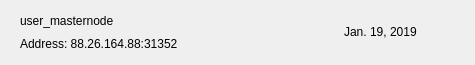
<?xml version="1.0" encoding="UTF-8"?>
<ui version="4.0">
 <class>MNRow</class>
 <widget class="QWidget" name="MNRow">
  <property name="geometry">
   <rect>
    <x>0</x>
    <y>0</y>
    <width>475</width>
    <height>65</height>
   </rect>
  </property>
  <property name="windowTitle">
   <string>Form</string>
  </property>
  <property name="styleSheet">
   <string notr="true"/>
  </property>
  <layout class="QVBoxLayout" name="verticalLayout_2">
   <property name="spacing">
    <number>0</number>
   </property>
   <property name="leftMargin">
    <number>20</number>
   </property>
   <property name="topMargin">
    <number>0</number>
   </property>
   <property name="rightMargin">
    <number>20</number>
   </property>
   <property name="bottomMargin">
    <number>0</number>
   </property>
   <item>
    <widget class="QFrame" name="frame_2">
     <property name="styleSheet">
      <string notr="true">border:none;</string>
     </property>
     <property name="frameShape">
      <enum>QFrame::StyledPanel</enum>
     </property>
     <property name="frameShadow">
      <enum>QFrame::Raised</enum>
     </property>
     <layout class="QHBoxLayout" name="horizontalLayout">
      <property name="leftMargin">
       <number>0</number>
      </property>
      <property name="rightMargin">
       <number>0</number>
      </property>
      <item>
       <widget class="QFrame" name="frame">
        <property name="styleSheet">
         <string notr="true">border:none;padding:0px;</string>
        </property>
        <property name="frameShape">
         <enum>QFrame::StyledPanel</enum>
        </property>
        <property name="frameShadow">
         <enum>QFrame::Raised</enum>
        </property>
        <layout class="QVBoxLayout" name="verticalLayout">
         <property name="spacing">
          <number>0</number>
         </property>
         <property name="leftMargin">
          <number>0</number>
         </property>
         <property name="topMargin">
          <number>0</number>
         </property>
         <property name="rightMargin">
          <number>0</number>
         </property>
         <property name="bottomMargin">
          <number>0</number>
         </property>
         <item>
          <widget class="QLabel" name="labelName">
           <property name="text">
            <string>user_masternode</string>
           </property>
          </widget>
         </item>
         <item>
          <widget class="QLabel" name="labelAddress">
           <property name="text">
            <string>Address: 88.26.164.88:31352</string>
           </property>
          </widget>
         </item>
        </layout>
       </widget>
      </item>
      <item>
       <spacer name="horizontalSpacer">
        <property name="orientation">
         <enum>Qt::Horizontal</enum>
        </property>
        <property name="sizeHint" stdset="0">
         <size>
          <width>40</width>
          <height>20</height>
         </size>
        </property>
       </spacer>
      </item>
      <item>
       <widget class="QLabel" name="labelDate">
        <property name="text">
         <string>Jan. 19, 2019</string>
        </property>
       </widget>
      </item>
      <item>
       <widget class="QPushButton" name="pushButtonMenu">
        <property name="focusPolicy">
         <enum>Qt::NoFocus</enum>
        </property>
        <property name="styleSheet">
         <string notr="true">border:none; background-color:transparent; padding:0px;</string>
        </property>
        <property name="text">
         <string/>
        </property>
        <property name="icon">
         <iconset>
          <normaloff>:/ic-menu-hover</normaloff>:/ic-menu-hover</iconset>
        </property>
        <property name="iconSize">
         <size>
          <width>24</width>
          <height>24</height>
         </size>
        </property>
       </widget>
      </item>
     </layout>
    </widget>
   </item>
   <item>
    <widget class="QLabel" name="lblDivisory">
     <property name="minimumSize">
      <size>
       <width>0</width>
       <height>1</height>
      </size>
     </property>
     <property name="maximumSize">
      <size>
       <width>16777215</width>
       <height>1</height>
      </size>
     </property>
     <property name="text">
      <string/>
     </property>
     <property name="alignment">
      <set>Qt::AlignBottom|Qt::AlignLeading|Qt::AlignLeft</set>
     </property>
    </widget>
   </item>
  </layout>
 </widget>
 <resources/>
 <connections/>
</ui>
